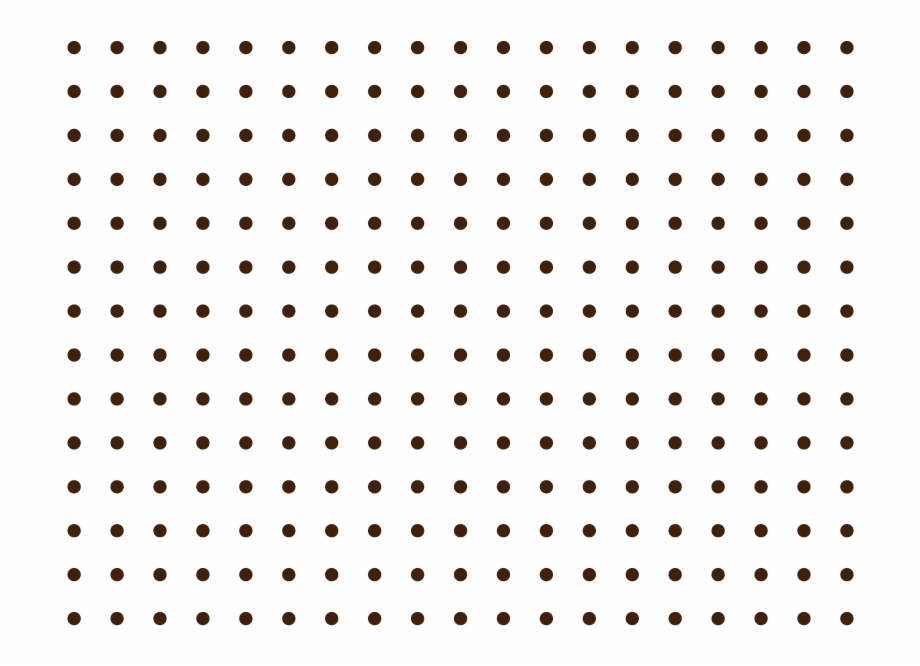
#> input picture 6402429_preview.png, 920 x 666 px
$ jupyter execute --allow-errors ex-ptycho2d-dots-3.ipynb   (shell and % lines are left out)
#> lines starting #> are read from the running program, lines starting #| are printed output that depends on the picture
## pyNX simulation example using 2D Images
- Objective: To reverse engineer the pynx.ptycho.simulation code to understand all of the simulation steps
- To create a working 2D example for ANY image in the universe
- Once simulation is understood, deep-dive into phase-retrieval and reconstruction problem. (For now, just table the 3d problem. ONLY 2D problems are considered)

Here we are considering 2D ptychography using diffraction patterns simulated using images.
---- We can also use CXI files for 3D CDI. ----

## 0. Import Libraries

[cell 1]
import numpy as np
from numpy import pi
from scipy import misc
import sys
import timeit

from IPython import display
import matplotlib.pyplot as plt
from IPython import display
import ipywidgets as wg
import cv2
from pylab import *

from pynx.ptycho import simulation, shape
from pynx.ptycho import *
from pynx.utils.pattern import siemens_star

## 1. Read any image
- Here we are reading the same image from disk and resizing to 512x512 resolution.
- We will use these images as amplitude and phase of the object function.

[cell 2]
# 1.1 Amplitude image
# im = misc.face()
im = cv2.imread("6402429_preview.png",0) # Reading color image as grayscale
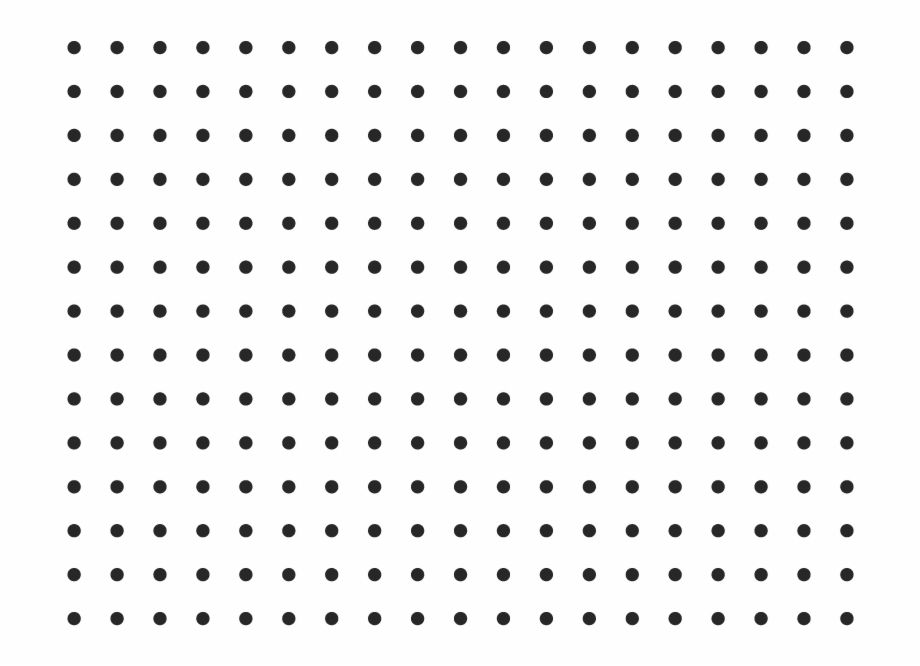
#> im: shape (666, 920); min 38, max 255, mean 241
resized_im = cv2.resize(im[80:500, 80:500], (512, 512)) # We will always fix the image size with dimensions divisible by 8
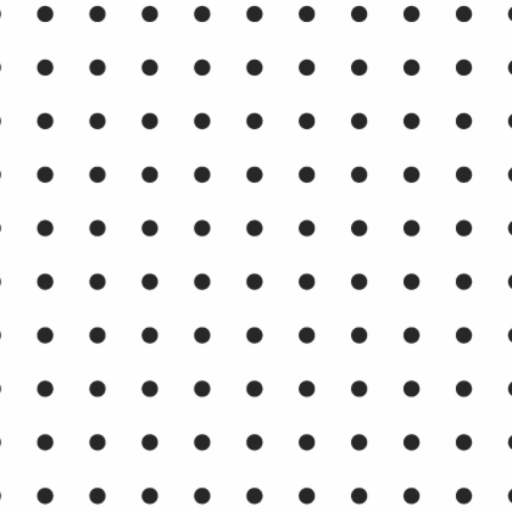
#> resized_im: shape (512, 512); min 38, max 255, mean 238.4
# resized_grayscaled_im = cv2.cvtColor(resized_im, cv2.COLOR_BGR2GRAY) # Convert RGB Channels to Grayscale for easier processing


# 1.2 Phase image
#> (the rest of this cell did not finish here and is left out)

## 2. Simulate diffraction patterns for the image

[cell 3]
##################
# Experimental settings
detector_distance = 1
wavelength = 1.5e-10
pixel_size_detector = 1e-6

# Simulation of the ptychographic data:
n = 256 # Probe pixels 256x256

# Stretch the phase to interval (-phase_stretch/2, +phase_stretch/2)
#> (the rest of this cell did not finish here and is left out)

#> (a cell that did not finish here is left out)

#> (a cell that did not finish here is left out)

## 3. Visualizing Diffraction patterns alongside probe position

[cell 6]
def myplot(c):
    x = np.linspace(start=-10, stop=10, num=50)
    y = c * x**2
    fig, (ax1, ax2) = plt.subplots(1, 2, figsize=(15, 8), dpi = 80, constrained_layout=True) # Constrained layout makes sure that the title texts don't overlap
    fig.suptitle('Scan position of probe(left) and Diffraction pattern(right)', fontsize=15)
    ax1.set_title("Spiral scan position"
                 , fontdict={'fontfamily': 'monospace'
                             , 'fontstyle': 'normal'
                             , 'fontsize': 20
                             , 'fontweight': 'medium'})
    # plt.axis('scaled')
    ax1.set_ylim([-150,150])
    ax1.set_xlim([-150,150])
    ax1.plot(s.scan.values[1][:c], s.scan.values[0][:c], '-x')
    ax1.set_xlabel('pos_hor [pixels]', fontdict={'fontfamily': 'monospace'
                             , 'fontstyle': 'normal'
                             , 'fontsize': 16
                             , 'fontweight': 'normal'})
    ax1.set_ylabel('pos_ver [pixels]', fontdict={'fontfamily': 'monospace'
                             , 'fontstyle': 'normal'
                             , 'fontsize': 16
                             , 'fontweight': 'normal'})
    ax1.grid(b=True)

    amplitudes=s.amplitude.values[c]
    ints=np.abs(amplitudes)**2
    im2 = ax2.imshow(np.log(ints + 0.0001),cmap='jet',vmin=0)
    ax2.set_title('Diffraction Pattern  I(q). Position: {}'.format(c+1),fontsize=18)

#> (the rest of this cell did not finish here and is left out)

## IMP: Downsampling

[cell 7]
def rebin(a, shape):
    # Function to downsample any 2d numpy array
    sh = shape[0],a.shape[0]//shape[0],shape[1],a.shape[1]//shape[1]
    return a.reshape(sh).mean(-1).mean(1)

a = np.arange(24).reshape((4,6))
print('a = ', a, '\nrebin-a = ', rebin(a, (2, 3)))
#ampl[0]


def bin_ndarray(ndarray, new_shape, operation='mean'):
    """
    Bins an ndarray in all axes based on the target shape, by summing or
        averaging.

    Number of output dimensions must match number of input dimensions and
        new axes must divide old ones.

    Example
    -------
    >>> m = np.arange(0,100,1).reshape((10,10))
    >>> n = bin_ndarray(m, new_shape=(5,5), operation='sum')
    >>> print(n)

    [[ 22  30  38  46  54]
     [102 110 118 126 134]
     [182 190 198 206 214]
     [262 270 278 286 294]
     [342 350 358 366 374]]

    """
#> called with ndarray = array of shape (4, 6), new_shape = (2, 3), operation = 'mean'
    operation = operation.lower()
    if not operation in ['sum', 'mean', 'min', 'max']:
        raise ValueError("Operation not supported.")
    if ndarray.ndim != len(new_shape):
        raise ValueError("Shape mismatch: {} -> {}".format(ndarray.shape,
                                                           new_shape))
    compression_pairs = [(d, c//d) for d,c in zip(new_shape,
                                                  ndarray.shape)]
    flattened = [l for p in compression_pairs for l in p]
    ndarray = ndarray.reshape(flattened)
    for i in range(len(new_shape)):
        op = getattr(ndarray, operation)
        ndarray = op(-1*(i+1))
    return ndarray

print('\nrebin-a = ', bin_ndarray(a, (2, 3), 'mean'))
